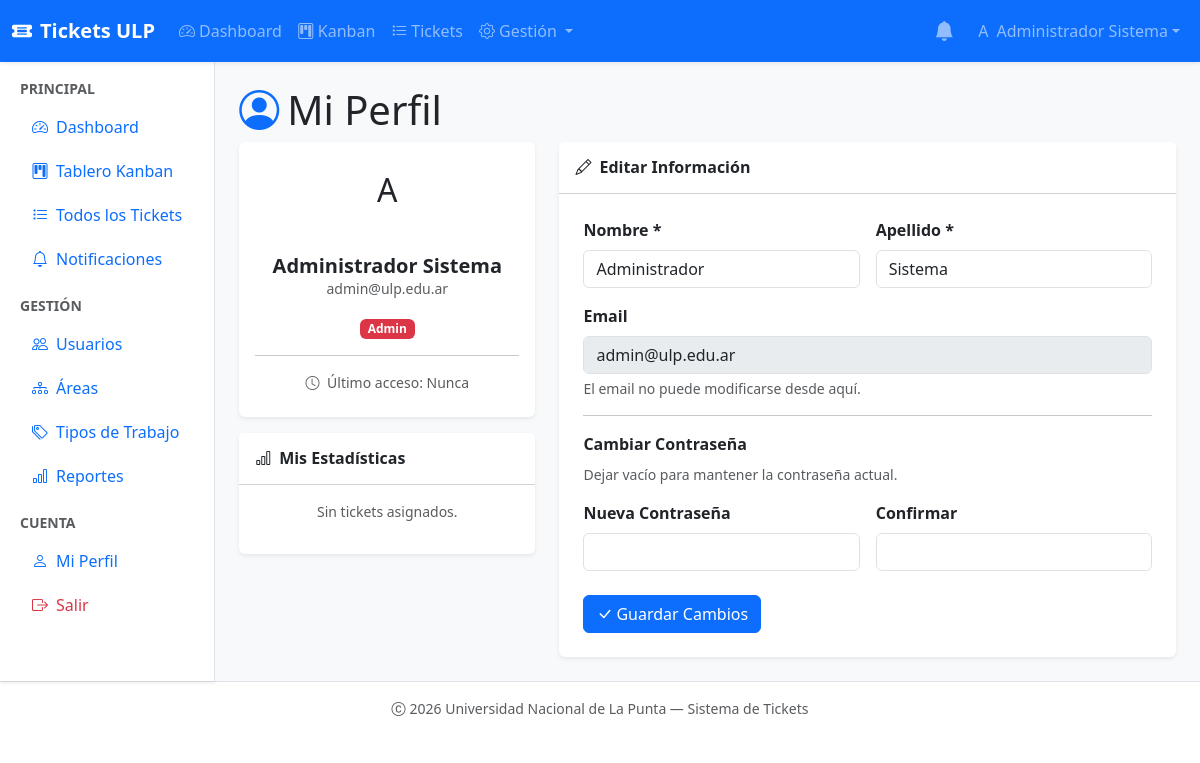
/dashboard/perfil.php (signed in), run on the app's committed database.
### tables this page shows
CREATE TABLE `usuarios` (
  `id` INT(11) UNSIGNED NOT NULL AUTO_INCREMENT,
  `area_id` INT(11) UNSIGNED DEFAULT NULL,
  `nombre` VARCHAR(100) NOT NULL,
  `apellido` VARCHAR(100) NOT NULL,
  `email` VARCHAR(150) NOT NULL,
  `password` VARCHAR(255) NOT NULL,
  `rol` ENUM('admin','referente','usuario') NOT NULL DEFAULT 'usuario',
  `activo` TINYINT(1) NOT NULL DEFAULT 1,
  `ultimo_login` TIMESTAMP NULL DEFAULT NULL,
  `created_at` TIMESTAMP NOT NULL DEFAULT CURRENT_TIMESTAMP,
  `updated_at` TIMESTAMP NOT NULL DEFAULT CURRENT_TIMESTAMP ON UPDATE CURRENT_TIMESTAMP,
  PRIMARY KEY (`id`),
  UNIQUE KEY `uk_email` (`email`),
  KEY `fk_usuarios_area` (`area_id`),
  CONSTRAINT `fk_usuarios_area` FOREIGN KEY (`area_id`) REFERENCES `areas` (`id`) ON DELETE SET NULL
);

### dashboard/perfil.php (the view, shortened to what this page needs)
<?php
$user      = current_user();
$pdo       = db();
$stmt = $pdo->prepare("SELECT u.*, a.nombre AS area_nombre FROM usuarios u LEFT JOIN areas a ON a.id=u.area_id WHERE u.id=?");
$stmt->execute([$user['id']]);
$userData = $stmt->fetch();
$ticketStats = [];
include __DIR__ . '/../includes/header-dashboard.php';
?>
<div class="page-header">
    <h1><i class="bi bi-person-circle me-2 text-primary"></i>Mi Perfil</h1>
</div>
<div class="row g-4">
    <div class="col-md-4">
        <div class="card border-0 shadow-sm text-center">
            <div class="card-body py-4">
                <div class="avatar-circle mx-auto mb-3" style="width:72px;height:72px;font-size:2rem;background:var(--ulp-primary)">
                    <?= mb_strtoupper(mb_substr($userData['nombre'], 0, 1)) ?>
                </div>
                <h5 class="fw-bold mb-0"><?= htmlspecialchars($userData['nombre'] . ' ' . $userData['apellido']) ?></h5>
                <p class="text-muted small"><?= htmlspecialchars($userData['email']) ?></p>
                <?php $rolColors = ['admin'=>'danger','referente'=>'warning','usuario'=>'info']; ?>
                <span class="badge bg-<?= $rolColors[$userData['rol']] ?? 'secondary' ?>">
                    <?= ucfirst($userData['rol']) ?>
                </span>
                <hr>
                <p class="text-muted small mb-0">
                    <i class="bi bi-clock me-1"></i>
                    Último acceso: <?= $userData['ultimo_login'] ? format_fecha_hora($userData['ultimo_login']) : 'Nunca' ?>
                </p>
            </div>
        </div>
        <div class="card border-0 shadow-sm mt-3">
            <div class="card-header bg-white py-3">
                <h6 class="mb-0 fw-semibold"><i class="bi bi-bar-chart me-2"></i>Mis Estadísticas</h6>
            </div>
            <div class="card-body">
                <?php if (empty($ticketStats)): ?>
                <p class="text-muted small text-center">Sin tickets asignados.</p>
                <?php endif; ?>
            </div>
        </div>
    </div>
    <div class="col-md-8">
        <div class="card border-0 shadow-sm">
            <div class="card-header bg-white py-3">
                <h6 class="mb-0 fw-semibold"><i class="bi bi-pencil me-2"></i>Editar Información</h6>
            </div>
            <div class="card-body p-4">
                <form method="POST" class="needs-validation" novalidate>
                    <div class="row g-3 mb-3">
                        <div class="col-md-6">
                            <label class="form-label fw-semibold">Nombre *</label>
                            <input type="text" name="nombre" class="form-control" required
                                value="<?= htmlspecialchars($userData['nombre']) ?>">
                        </div>
                        <div class="col-md-6">
                            <label class="form-label fw-semibold">Apellido *</label>
                            <input type="text" name="apellido" class="form-control" required
                                value="<?= htmlspecialchars($userData['apellido']) ?>">
                        </div>
                    </div>
                    <div class="mb-3">
                        <label class="form-label fw-semibold">Email</label>
                        <input type="email" class="form-control" value="<?= htmlspecialchars($userData['email']) ?>" disabled>
                        <div class="form-text text-muted">El email no puede modificarse desde aquí.</div>
                    </div>
                    <hr>
                    <p class="fw-semibold mb-2">Cambiar Contraseña</p>
                    <p class="text-muted small mb-3">Dejar vacío para mantener la contraseña actual.</p>
                    <div class="row g-3 mb-4">
                        <div class="col-md-6">
                            <label class="form-label fw-semibold">Nueva Contraseña</label>
                            <input type="password" name="password" class="form-control" minlength="8" autocomplete="new-password">
                        </div>
                        <div class="col-md-6">
                            <label class="form-label fw-semibold">Confirmar</label>
                            <input type="password" name="password_confirm" class="form-control" autocomplete="new-password">
                        </div>
                    </div>
                    <button type="submit" class="btn btn-primary">
                        <i class="bi bi-check-lg me-1"></i>Guardar Cambios
                    </button>
                </form>
            </div>
        </div>
    </div>
</div>
<?php include __DIR__ . '/../includes/footer-dashboard.php'; ?>

### data on the page
usuarios: nombre "A", nombre+apellido "Administrador Sistema", email "admin@ulp.edu.ar", rol "Admin", nombre "Administrador", apellido "Sistema"

### other printed values
mb_strtoupper(mb_substr($user['nombre'] ?? 'U', 0, 1)) "A"
$userName "Administrador Sistema"
